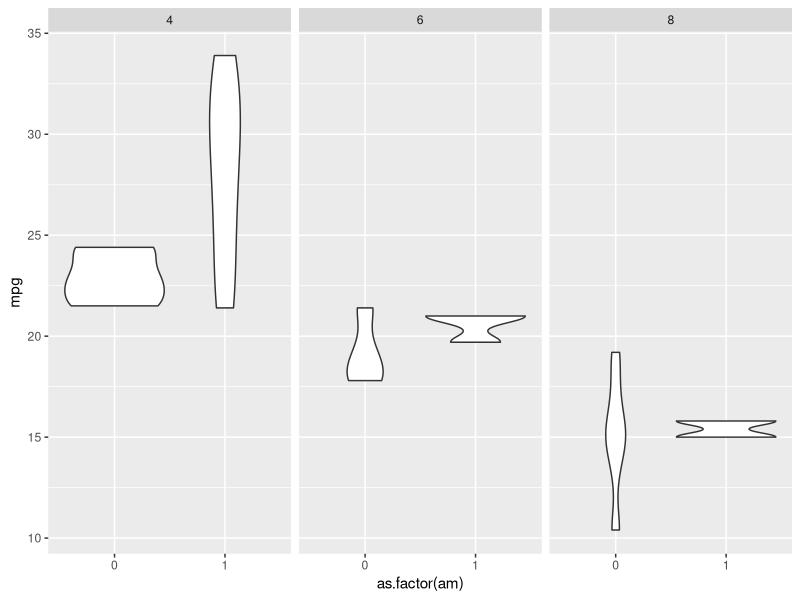
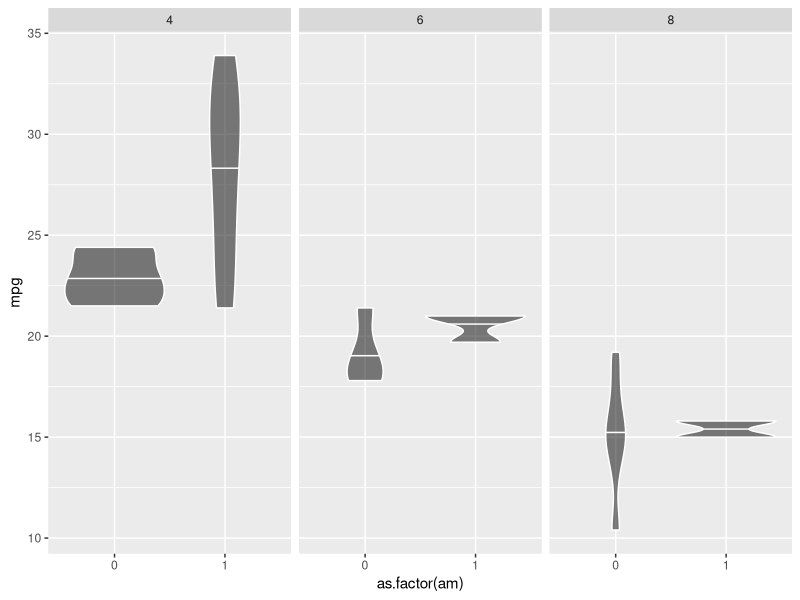

Write R code to recreate these figures, in order.
# Notes on Testing for Equal Variances

# Base R

## summary()
## Summarizes each variable in a dataset. Not useful if many variables.
iris |>
  summary()

library(dplyr)
## Better in that case to select the ones you want to look at first.
## select()
iris |>
  select(Petal.Length, Petal.Width, Species) |>
  summary()

library(ggplot2)
# geom_violin()
## Violin plots display distribution.
mtcars |>
  ggplot(aes(x = as.factor(am), y = mpg) ) +
  facet_wrap(~as.factor(cyl))+
  geom_violin()

## There are a lot of options that can go into geom_violin(), including:
mtcars |>
  ggplot(aes(x = as.factor(am), y = mpg) ) +
  facet_wrap(~as.factor(cyl))+
  geom_violin(
    fill = "black", #Inside
    alpha = 0.50, #Transparency
    colour = "white", #Outline
    draw_quantiles = 0.5 # A line to show a quantile as defined from 0:1.
  )

# Plotting residuals
## Given a linear model, you can just pass it through plot() and get 4 plots:
## Plot 1: Residual vs. Fitted Plot - Helpful to visually test assumptions.
## Plot 2: QQPlot of residuals to test normality.
## Plot 3: Scale-Location Plot - Are residuals equal across X.
## Plot 4: Residuals vs. Leverage - identifies any influential observations.

mtcars |>
  lm(mpg ~ disp, data=_) #|>
  #plot()
# We comment it out for submit() purposes.

library(rstatix)
# levene_test()
## It tests if there are differences in the variance between groups.
## Therefore, you can do y variable ~ grouping variable.

mtcars |> levene_test(mpg ~ as.factor(am))

## This grouping variable can be extended out beyond two levels.

iris |> levene_test(Petal.Length ~ Species)

## center = "mean"  v center="median"
## Levene's Test in R assumes the center of the test is a median.
## This is more robust. The original was testing around the mean.
iris |> levene_test(Petal.Length ~ Species, center=mean)

library(lmtest)
## Breusch-Pagan Test
mtcars |>
  lm(mpg ~ disp, data=_) |>
  bptest()



# Don't delete me!
saved <- "Y"